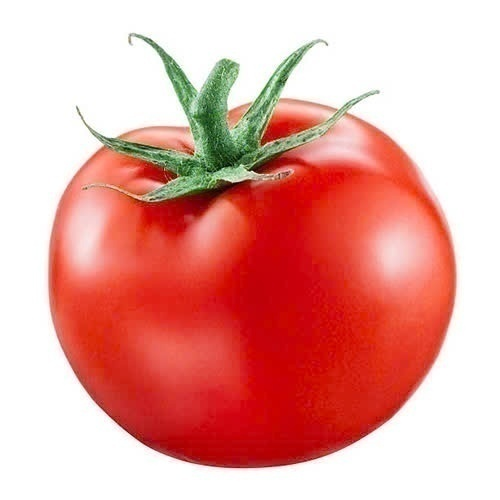
#> input picture z5966263488289_871d634a1742dd7d2ba9d0b0585b7ede.jpg, 500 x 500 px, found by its file name
$ python ex2.py
#> lines starting #> are read from the running program, lines starting #| are printed output that depends on the picture; after the words box and inside, x2 and y2 are one past the last pixel; in counts of white or black regions, pixels touching at a corner belong together
import cv2

# Đọc ảnh
img = cv2.imread("L:/NNLT_Python/Xu-li-anh/z5966263488289_871d634a1742dd7d2ba9d0b0585b7ede.jpg")
#> img is the input picture: shape (500, 500, 3); mean B, G, R 157.1, 163.7, 230.9
(h, w) = img.shape[:2]
#> h = 500; w = 500
print('Chiều cao ảnh: ', h)
#| Chiều cao ảnh:  500
print('Chiều rộng ảnh: ', w)
#| Chiều rộng ảnh:  500

# Xác định toạ độ tâm và lấy màu tại tâm
center_x, center_y = w // 2, h // 2
#> center_x = 250; center_y = 250
(b, g, r) = img[center_y, center_x]  # Sửa lại chỉ số
#> b = 15; g = 7; r = 208
print("Pixel tại tâm ({}, {}) - Đỏ: {}, Xanh lá: {}, Xanh dương: {}".format(center_x, center_y, r, g, b))
#| Pixel tại tâm (250, 250) - Đỏ: 208, Xanh lá: 7, Xanh dương: 15

# Đổi màu tâm ảnh thành màu đen
img[center_y, center_x] = (0, 0, 0)
#> img: shape (500, 500, 3); under 0.01% of pixels changed, all inside (x1, y1, x2, y2) = (250, 250, 251, 251)
(b, g, r) = img[center_y, center_x]  # Sửa lại chỉ số
#> b = 0; g = 0; r = 0
print("Pixel tại tâm ({}, {}) - Đỏ: {}, Xanh lá: {}, Xanh dương: {}".format(center_x, center_y, r, g, b))
#| Pixel tại tâm (250, 250) - Đỏ: 0, Xanh lá: 0, Xanh dương: 0

# Che góc dưới bên phải bằng một màu
img[center_y:h, center_x:w] = (0, 0, 0)  # Che bằng màu đen
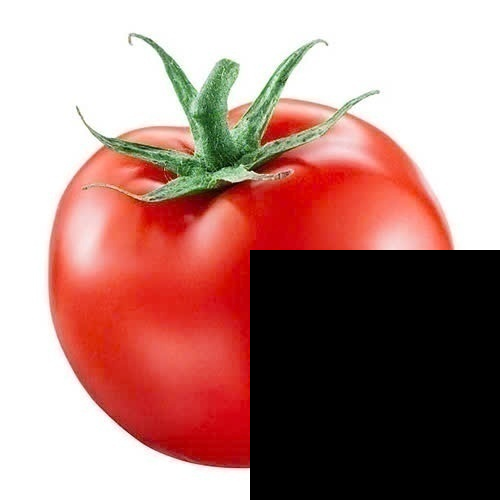
#> img: shape (500, 500, 3); mean B, G, R 126.2, 131.8, 173.6

# Hiển thị ảnh đã che
cv2.imshow("Ảnh đã che góc dưới bên phải", img)

cv2.waitKey(0)
cv2.destroyAllWindows()
